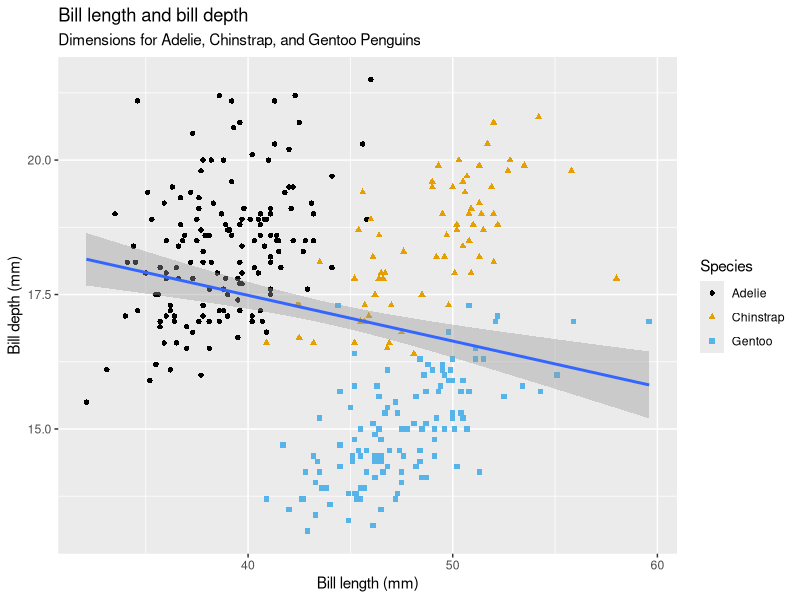
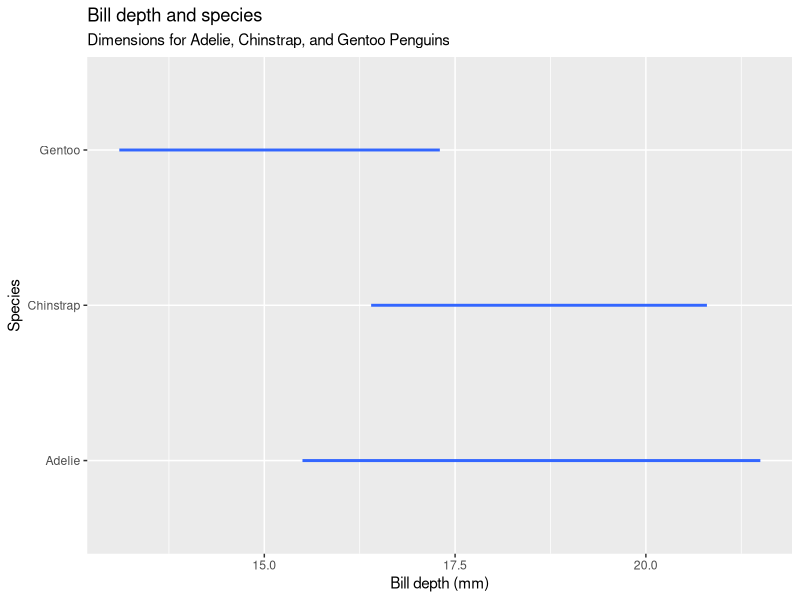

R code for these plots, in order: (Note: this script raises an error after producing the figures.)
library(tidyverse)
library(palmerpenguins)
library(ggthemes)

#' Exercises

#' 1. How many rows are in penguins? How many columns?

cat("The Penguins dataset has",nrow(penguins),"rows and",ncol(penguins),"columns")

#' 2. What does the bill_depth_mm variable in the penguins data frame describe? Read the help for ?penguins to find out.

?penguins

#' It's a number denoting bill length (millimeters)

#' 3.Make a scatterplot of bill_depth_mm vs. bill_length_mm. That is, make a scatterplot with bill_depth_mm on the y-axis and bill_length_mm on the x-axis. Describe the relationship between these two variables.

#+ echo=T, warnings=F, message=F

ggplot(
  data = penguins,
  mapping = aes(x = bill_length_mm , y = bill_depth_mm )
) +
  geom_point(aes(color = species, shape = species)) +
  geom_smooth(method = "lm") +
  labs(
    title = "Bill length and bill depth",
    subtitle = "Dimensions for Adelie, Chinstrap, and Gentoo Penguins",
    x = "Bill length (mm)", y = "Bill depth (mm)",
    color = "Species", shape = "Species"
  ) +
  scale_color_colorblind()

#' As bill length increases, bill depth generally decreases.  There are some spieces that have much deeper but shorter bills (Adelie) and others with longer but more shallow (Gentoo)"

#' 4. What happens if you make a scatterplot of species vs. bill_depth_mm? What might be a better choice of geom?

ggplot(
  data = penguins,
  mapping = aes(x = bill_depth_mm , y = species )
) +
  #geom_point(aes(color = species, shape = species)) +
  geom_smooth(method = "lm") +
  labs(
    title = "Bill depth and species",
    subtitle = "Dimensions for Adelie, Chinstrap, and Gentoo Penguins",
    x = "Bill depth (mm)", y = "Species",
    color = "Species", shape = "Species"
  ) +
  scale_color_colorblind()

#' I think a bar chart would be better than scatterplot

#' 5. Why does the following give an error and how would you fix it?
#' 
ggplot(data = penguins) + 
  geom_point()

#' It gives an error because the ggplot function is missing an aesthetics mapping parameter to indicate x and y fields.  This is below.  Hurrah.
#' 
ggplot(data = penguins,
       mapping = aes(x = bill_length_mm , y = bill_depth_mm )) + 
  geom_point()

#' What does the na.rm argument do in geom_point()? What is the default value of the argument? Create a scatterplot where you successfully use this argument set to TRUE.
#' 
ggplot(data = penguins,
       mapping = aes(x = bill_length_mm , y = bill_depth_mm )) + 
  geom_point(na.rm = TRUE)
